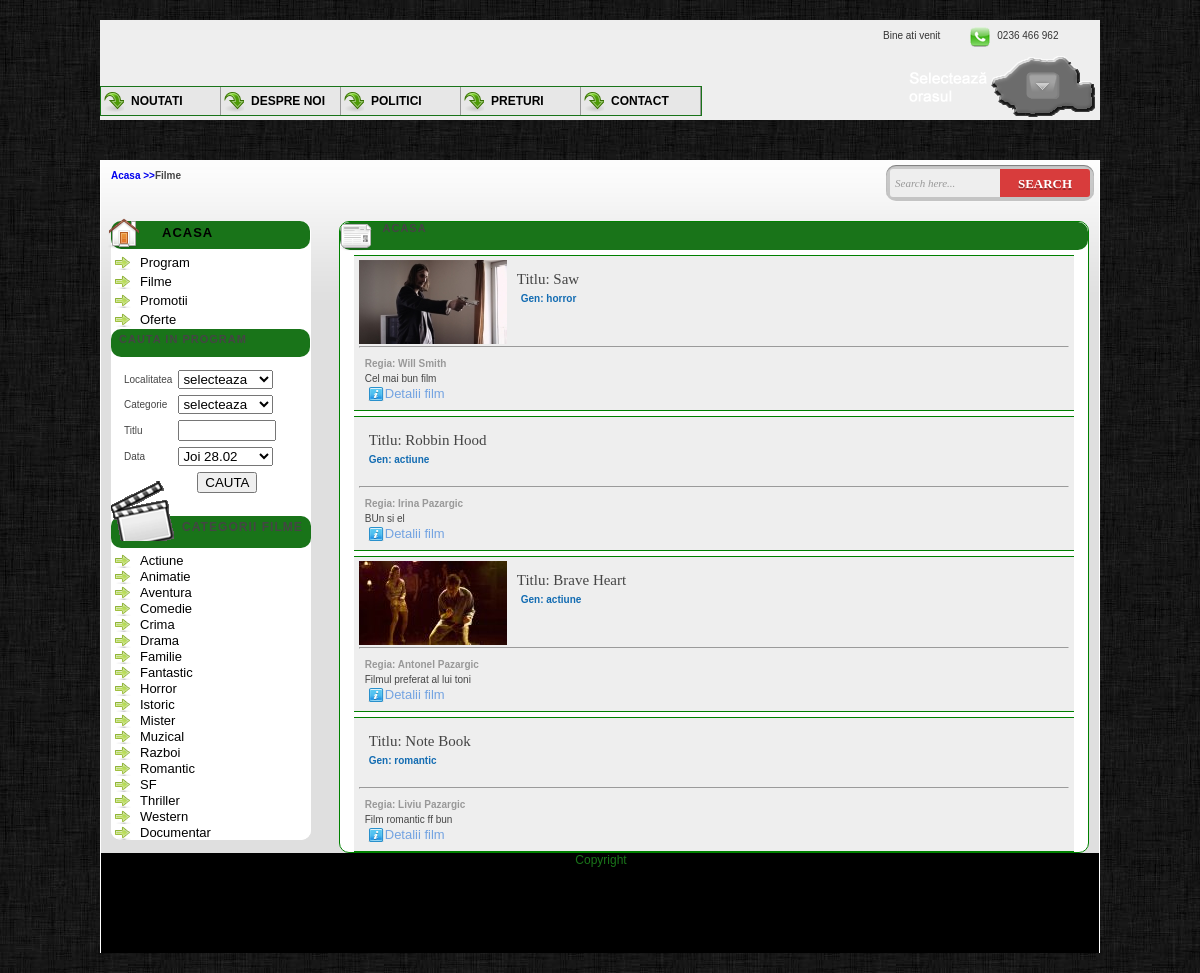
The app's page /filme.php with its own data.
### tables this page shows
CREATE TABLE `filme` (
  `idFilm` int(11) NOT NULL AUTO_INCREMENT,
  `titlu` varchar(40) NOT NULL,
  `gen` varchar(30) DEFAULT NULL,
  `an` int(11) NOT NULL,
  `timp_desf` int(11) NOT NULL,
  `descriere` text NOT NULL,
  `regia` varchar(30) DEFAULT NULL,
  `imagine` varchar(50) DEFAULT NULL,
  `roluri_principale` varchar(100) DEFAULT NULL,
  PRIMARY KEY (`idFilm`)
);

### filme.php (the view, shortened to what this page needs)
<?php
	function all_films(){
		$query= "select idFilm, titlu,gen, descriere, regia, imagine from filme";
		$result=mysql_query($query);
		while($row=mysql_fetch_array($result)){
		echo '<div class="newsList">
			<span class="icon_hold">
				<img id="image" src='.$row['imagine'].'>
			</span>
			<h4 >Titlu: '.$row['titlu'].'</h4>
			<p><strong>Gen: '.$row['gen'].'</strong></p>
			<br/>
			<hr class="copyright">
			<p class="copyright">Regia: '.$row['regia'].' <br/>
			'.$row['descriere'].' <br/><a id="check" href="?idFilm='.$row['idFilm'].'" class="detailsLink" >Detalii film</a></p>
		</div>';
		}}
 ?>
<!DOCTYPE html>
<html xmlns="http://www.w3.org/1999/xhtml">
<head>
    <link href="main.css" rel="stylesheet" type="text/css"/>
    <link href="program.css" rel="stylesheet" type="text/css"/>
</head>
<body id="feature">
    <div id="header">
	    <div id="contact" class="copyright">
	        <p>Bine ati venit<p>
	        <span class="icon_hold">
	            <img id="images" src="images/Phone-Icon-cinema.png">
	        </span>
	        <h4>0236 466 962</h4>
	    </div>
        <div id="nav" class="copyright">
            <ul id="mainNav">
	            <li> <a href="noutati.php" id="homeLink">Noutati</a></li>
	            <li><a href="despre_noi.php" id="AboutUsLink">Despre Noi</a></li>
	            <li> <a href="" id="politicsLink">Politici</a></li>
	            <li><a href="preturi.php" id="politicsLink">Preturi</a></li>
	            <li><a href="" id="contactUsLink">Contact</a></li>
            </ul>
        </div>
	        <a class="selectmap" style="background: none;margin-top:10px; float:right; margin-right:5px;" href="map.php">
		        <img  alt="" src="images/harta.png">
	        </a>
     </div>
<div id="slideShow">
</div>
<div id="mainContent">
	<form class="form-wrapper cf">
        <input type="text" placeholder="Search here..." required>
        <button type="submit">Search</button>
    </form>
	<h3 style="padding-top:10px; padding-left:10px; float:left;"><strong><a href="index.php" style="text-decoration:none;">Acasa >></a></strong><strong>Filme </strong></h3>
	<div id="left">
    <div id="secondNav" class="copyright">
		<span class="icon_hold">
			<img id="images" src="images/home_32.png">
		</span>
		<h3><a href="index.php"><strong>Acasa</strong></a></h3>
		<ul>
			<li><a href="mainprogram.php" class="homeLinks">Program</a></li>
			<li><a href="filme.php" class="homeLinks">Filme</a></li>
			<li><a href="promotii.php" class="homeLinks">Promotii</a></li>
			<li><a href="oferte.php" class="homeLinks">Oferte</a></li>
		</ul>
		<h3><strong>Cauta in program</strong></h3>
		<div id="searchBody" >
		    <form id="searcFilmCategory" method="get" action="program.php" name="searchform">
			    <table width="100%" cellspacing="3" cellpadding="3" border="0" style="margin:0 auto">
			    <tbody>
				    <tr><td style="text-align:left;">Localitatea</td>
					    <td style="text-align:left;">
					    <select class="textbox" style="width:95px" name="cinemaId">
							<option class="textbox" value="">selecteaza</option>
					    </select></td></tr>
				    <tr><td style="text-align:left;">Categorie</td>
					    <td style="text-align:left;">
					    <select class="textbox" style="width:95px" name="cat">
						    <option class="textbox" value="">selecteaza</option>
					    </select>
						</td></tr>
				    <tr><td style="text-align:left;">Titlu</td>
					    <td style="text-align:left;">
						<input class="textbox" type="text" value="" style="width:90px" name="titlu" size="11">
					    </td></tr>
				    <tr><td style="text-align:left;">Data</td>
					    <td style="text-align:left;">
					    <select class="textbox" style="width:95px" name="zi">
                            <option value="28.02">Joi 28.02</option>
					    </select></td></tr>
				    <tr><td style="text-align:left;"> </td>
					    <td style="text-align:center;">
						<input class="submit" type="submit" value="CAUTA"></td></tr>
			        </tbody>
			    </table>
		     </form>
		 </div>
     <div id="thirdNav">
        <span class="icon_hold">
		<img class="images" src="images/ico_promo.gif">
		</span>
            <h3><strong>Categorii Filme</strong></h3>
            <ul id="film_list">
                <li ><a href="?gen=actiune" class="filmsLink">Actiune</a></li>
                <li><a href="?gen=animatie" class="filmsLink">Animatie</a></li>
                <li><a href="?gen=aventura" class="filmsLink">Aventura</a></li>
                <li><a href="?gen=comedie" class="filmsLink">Comedie</a></li>
                <li><a href="?gen=crima" class="filmsLink">Crima</a></li>
                <li><a href="?gen=drama" class="filmsLink">Drama</a></li>
                <li><a href="?gen=familie" class="filmsLink">Familie</a></li>
                <li><a href="?gen=fantastic" class="filmsLink">Fantastic</a></li>
                <li><a href="?gen=horror" class="filmsLink">Horror</a></li>
                <li><a href="?gen=istoric" class="filmsLink">Istoric</a></li>
                <li><a href="?gen=mister" class="filmsLink">Mister</a></li>
                <li><a href="?gen=muzical" class="filmsLink">Muzical</a></li>
                <li><a href="?gen=razboi" class="filmsLink">Razboi</a></li>
                <li><a href="?gen=romantic" class="filmsLink">Romantic</a></li>
                <li><a href="?gen=sf" class="filmsLink">SF</a></li>
                <li><a href="?gen=thriller" class="filmsLink">Thriller</a></li>
                <li><a href="?gen=western" class="filmsLink">Western</a></li>
                <li><a href="?gen=documentar" class="filmsLink">Documentar</a></li>
            </ul>
        </div>
     </div>
        <div id="news">
   		<span class="icon_hold">
   			<img id="image" src="images/newspaper.png">
   		</span>
   		<h3><strong>Acasa</strong></h3>
   			<?php if(!isset($_GET['gen']) && !isset($_GET['idFilm']))
                    all_films(); ?>
   	</div>
</div>
<div id="footer" class="copyright">
<h3>Copyright</h3>
</div>
</body>
</html>

### records on screen
filme: imagine (picture), titlu "Saw", gen "horror", regia "Will Smith", descriere "Cel mai bun film"
filme: titlu "Robbin Hood", gen "actiune", regia "Irina Pazargic", descriere "BUn si el"
filme: imagine (picture), titlu "Brave Heart", gen "actiune", regia "Antonel Pazargic", descriere "Filmul preferat al lui toni"
filme: titlu "Note Book", gen "romantic", regia "Liviu Pazargic", descriere "Film romantic ff bun"
